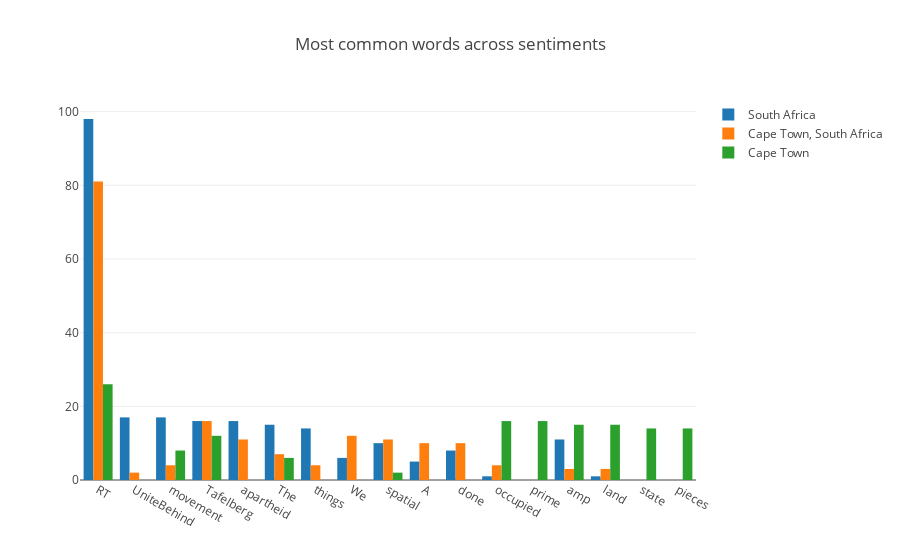

The notebook cell this image was saved under:
### Code cell
grouped = bow.groupby(["label"]).sum()
words_to_visualize = []
sentiments = ["South Africa","Cape Town, South Africa","Cape Town"]
#get the most 7 common words for every sentiment
for sentiment in sentiments:
    words = grouped.loc[sentiment,:]
    words.sort_values(inplace=True,ascending=False)
    for w in words.index[:7]:
        if w not in words_to_visualize:
            words_to_visualize.append(w)
            
            
#visualize it
plot_data = []
for sentiment in sentiments:
    plot_data.append(graph_objs.Bar(
            x = [w.split("_")[0] for w in words_to_visualize],
            y = [grouped.loc[sentiment,w] for w in words_to_visualize],
            name = sentiment
    ))
    
plotly.offline.iplot({
        "data":plot_data,
        "layout":graph_objs.Layout(title="Most common words across sentiments")
    })

### Figure 1 — Plotly figure (JSON) as saved in the notebook; plotly's stock layout.template omitted (floating-point values rounded to 4 significant figures)
{"data": [{"name": "South Africa", "type": "bar", "x": ["RT", "UniteBehind", "movement", "Tafelberg", "apartheid", "The", "things", "We", "spatial", "A", "done", "occupied", "prime", "amp", "land", "state", "pieces"], "y": [98, 17, 17, 16, 16, 15, 14, 6, 10, 5, 8, 1, 0, 11, 1, 0, 0]}, {"name": "Cape Town, South Africa", "type": "bar", "x": ["RT", "UniteBehind", "movement", "Tafelberg", "apartheid", "The", "things", "We", "spatial", "A", "done", "occupied", "prime", "amp", "land", "state", "pieces"], "y": [81, 2, 4, 16, 11, 7, 4, 12, 11, 10, 10, 4, 0, 3, 3, 0, 0]}, {"name": "Cape Town", "type": "bar", "x": ["RT", "UniteBehind", "movement", "Tafelberg", "apartheid", "The", "things", "We", "spatial", "A", "done", "occupied", "prime", "amp", "land", "state", "pieces"], "y": [26, 0, 8, 12, 0, 6, 0, 0, 2, 0, 0, 16, 16, 15, 15, 14, 14]}], "layout": {"title": "Most common words across sentiments"}}
